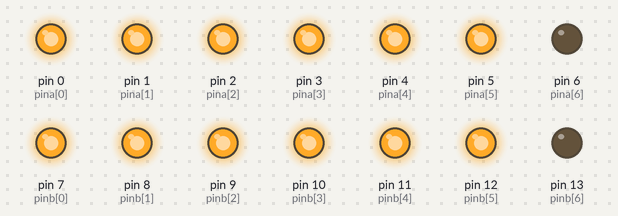
Simulated run of this sketch. Board: Arduino Uno, built with avr-gcc and run on an emulated ATmega328P. On the bench: output pins drawn as LEDs (lit = HIGH).

Above: at 0.1 s.
At 4.9 s:
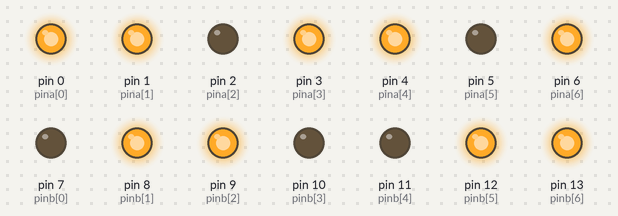
At 9.9 s:
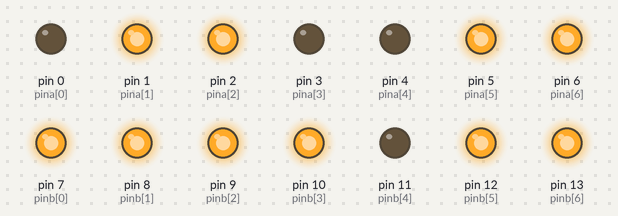
At 19.9 s:
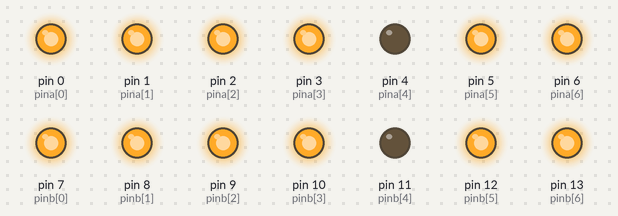
At 29.7 s:
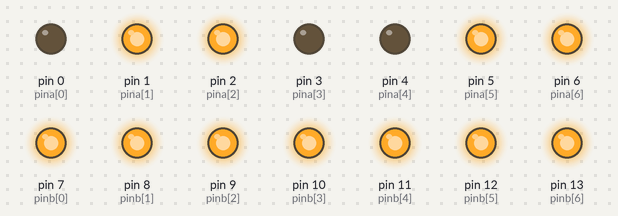
At 39.71 s:
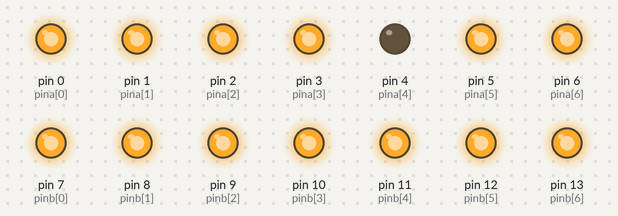
Timing chart, 0 to 40.0 s (numbered marks = the images above):
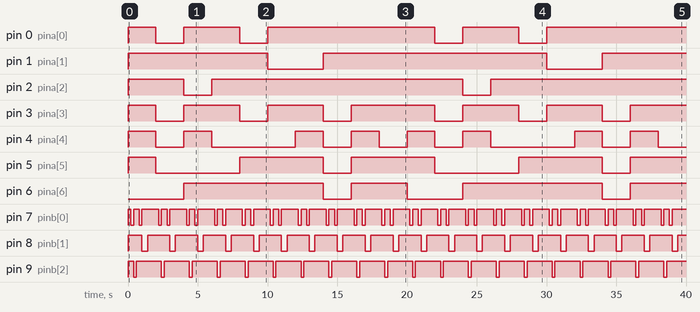

Measured:
- by itself, pin 0 (pina[0]): LOW → HIGH at 0.00 s, → LOW 2.0 s later, → HIGH 2.0 s later, → LOW 4.0 s later, … (9 changes in this stretch)
- by itself, pin 1 (pina[1]): goes HIGH 10.0 s, LOW 4.0 s, HIGH 16.0 s, LOW 4.0 s, then HIGH
- by itself, pin 2 (pina[2]): goes HIGH 4.0 s, LOW 2.0 s, HIGH 18.0 s, LOW 2.0 s, then HIGH
- by itself, pin 3 (pina[3]): LOW → HIGH at 0.00 s, → LOW 2.0 s later, → HIGH 2.0 s later, → LOW 4.0 s later, … (13 changes in this stretch)
- by itself, pin 4 (pina[4]): LOW → HIGH at 0.00 s, → LOW 2.0 s later, → HIGH 2.0 s later, → LOW 2.0 s later, … (16 changes in this stretch)
- by itself, pin 5 (pina[5]): LOW → HIGH at 0.00 s, → LOW 2.0 s later, → HIGH 6.0 s later, → LOW 6.0 s later, … (9 changes in this stretch)
- by itself, pin 6 (pina[6]): goes HIGH 10.0 s, LOW 2.0 s, HIGH 4.0 s, LOW 4.0 s, HIGH 10.0 s, LOW 2.0 s, then HIGH
- by itself, pin 7 (pinb[0]): repeats every 2.0 s: LOW 0.20 s, HIGH 0.40 s, LOW 0.20 s, HIGH 1.2 s

The sketch:

_2_7segment.ino
```cpp
int i,j,k;
int pina[8]={0,1,2,3,4,5,6};
int pinb[8]={7,8,9,10,11,12,13};

int a[10][7]={
  {1,1,1,1,1,1,0},
  {0,1,1,0,0,0,0},
  {1,1,0,1,1,0,1},
  {1,1,1,1,0,0,1},
  {0,1,1,0,0,1,1},
  {1,0,1,1,0,1,1},
  {1,0,1,1,1,1,1},
  {1,1,1,0,0,0,0},
  {1,1,1,1,1,1,1},
  {1,1,1,1,0,1,1},
  };

 int b[10][7]={
  {1,1,1,1,1,1,0},
  {0,1,1,0,0,0,0},
  {1,1,0,1,1,0,1},
  {1,1,1,1,0,0,1},
  {0,1,1,0,0,1,1},
  {1,0,1,1,0,1,1},
  {1,0,1,1,1,1,1},
  {1,1,1,0,0,0,0},
  {1,1,1,1,1,1,1},
  {1,1,1,1,0,1,1},
  };

void setup() {
for(i=0;i<7;i++)
{
  pinMode(pina[i],OUTPUT);
digitalWrite(pina[i],0);
pinMode(pinb[i],OUTPUT);
digitalWrite(pinb[i],0);


}
}

void loop() {

for(k=0;k<10;k++)
{


        for(j=0;j<7;j++)
          {

          digitalWrite(pina[j],a[k][j]);
          }


        for(i=0;i<10;i++)
        {

        for(j=0;j<7;j++)
          {

          digitalWrite(pinb[j],a[i][j]);
          }
          delay(200);
        }
    }
}
```
